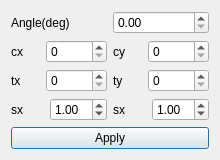
<?xml version="1.0" encoding="UTF-8"?>
<ui version="4.0">
 <class>AffineDialog</class>
 <widget class="QDialog" name="AffineDialog">
  <property name="geometry">
   <rect>
    <x>0</x>
    <y>0</y>
    <width>220</width>
    <height>159</height>
   </rect>
  </property>
  <property name="windowTitle">
   <string>AffineDialog</string>
  </property>
  <layout class="QVBoxLayout" name="verticalLayout">
   <item>
    <layout class="QHBoxLayout" name="horizontalLayout">
     <item>
      <widget class="QLabel" name="lbl_Angle">
       <property name="text">
        <string>Angle(deg)</string>
       </property>
      </widget>
     </item>
     <item>
      <widget class="QDoubleSpinBox" name="dsBox_Angle">
       <property name="maximum">
        <double>360.000000000000000</double>
       </property>
      </widget>
     </item>
    </layout>
   </item>
   <item>
    <layout class="QHBoxLayout" name="horizontalLayout_6">
     <item>
      <layout class="QHBoxLayout" name="horizontalLayout_2">
       <item>
        <widget class="QLabel" name="lbl_cx">
         <property name="text">
          <string>cx</string>
         </property>
        </widget>
       </item>
       <item>
        <widget class="QSpinBox" name="sBox_cx">
         <property name="maximum">
          <number>10000</number>
         </property>
        </widget>
       </item>
      </layout>
     </item>
     <item>
      <layout class="QHBoxLayout" name="horizontalLayout_3">
       <item>
        <widget class="QLabel" name="lbl_cy">
         <property name="text">
          <string>cy</string>
         </property>
        </widget>
       </item>
       <item>
        <widget class="QSpinBox" name="sBox_cy">
         <property name="maximum">
          <number>10000</number>
         </property>
        </widget>
       </item>
      </layout>
     </item>
    </layout>
   </item>
   <item>
    <layout class="QHBoxLayout" name="horizontalLayout_7">
     <item>
      <layout class="QHBoxLayout" name="horizontalLayout_4">
       <item>
        <widget class="QLabel" name="lbl_tx">
         <property name="text">
          <string>tx</string>
         </property>
        </widget>
       </item>
       <item>
        <widget class="QSpinBox" name="sBox_tx">
         <property name="maximum">
          <number>10000</number>
         </property>
        </widget>
       </item>
      </layout>
     </item>
     <item>
      <layout class="QHBoxLayout" name="horizontalLayout_5">
       <item>
        <widget class="QLabel" name="lbl_ty">
         <property name="text">
          <string>ty</string>
         </property>
        </widget>
       </item>
       <item>
        <widget class="QSpinBox" name="sBox_ty">
         <property name="maximum">
          <number>10000</number>
         </property>
        </widget>
       </item>
      </layout>
     </item>
    </layout>
   </item>
   <item>
    <layout class="QHBoxLayout" name="horizontalLayout_10">
     <item>
      <layout class="QHBoxLayout" name="horizontalLayout_8">
       <item>
        <widget class="QLabel" name="lbl_sx">
         <property name="text">
          <string>sx</string>
         </property>
        </widget>
       </item>
       <item>
        <widget class="QDoubleSpinBox" name="dsBox_sx">
         <property name="maximum">
          <double>10.000000000000000</double>
         </property>
         <property name="singleStep">
          <double>0.100000000000000</double>
         </property>
         <property name="value">
          <double>1.000000000000000</double>
         </property>
        </widget>
       </item>
      </layout>
     </item>
     <item>
      <layout class="QHBoxLayout" name="horizontalLayout_9">
       <item>
        <widget class="QLabel" name="lbl_sy">
         <property name="text">
          <string>sx</string>
         </property>
        </widget>
       </item>
       <item>
        <widget class="QDoubleSpinBox" name="dsBox_sy">
         <property name="maximum">
          <double>10.000000000000000</double>
         </property>
         <property name="singleStep">
          <double>0.100000000000000</double>
         </property>
         <property name="value">
          <double>1.000000000000000</double>
         </property>
        </widget>
       </item>
      </layout>
     </item>
    </layout>
   </item>
   <item>
    <widget class="QPushButton" name="pBtn_Affine_Apply">
     <property name="text">
      <string>Apply</string>
     </property>
    </widget>
   </item>
  </layout>
 </widget>
 <resources/>
 <connections/>
</ui>
